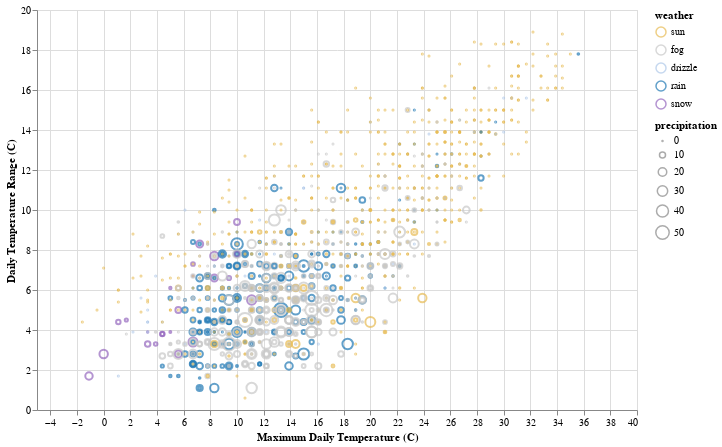

Write notebook code for a chart like this one.
### Code cell
# More complicated plot
weather_type_color_scale = alt.Scale(
    domain=['sun', 'fog', 'drizzle', 'rain', 'snow'],
    range=['#e7ba52', '#c7c7c7', '#aec7e8', '#1f77b4', '#9467bd']
)

alt.Chart(df).mark_point().encode(
    alt.X('temp_max', title='Maximum Daily Temperature (C)'),
    alt.Y('temp_range:Q', title='Daily Temperature Range (C)'),
    alt.Color('weather', scale=weather_type_color_scale),
    alt.Size('precipitation', scale=alt.Scale(range=[1, 200]))
).transform_calculate(
    "temp_range", "datum.temp_max - datum.temp_min"
).properties(
    width=600,
    height=400
)

### Figure 1 — Vega-Lite specification as saved in the notebook (floating-point values rounded to 4 significant figures; data arrays with more than 128 entries replaced by an {"elided": "..."} marker saying what was removed)
{"$schema": "https://vega.github.io/schema/vega-lite/v3.4.0.json", "config": {"background": "white", "mark": {"tooltip": null}, "view": {"height": 300, "width": 400}}, "data": {"name": "data-e0082f48dd2b52cfa8769983f453b4c7"}, "datasets": {"data-e0082f48dd2b52cfa8769983f453b4c7": {"elided": "1461 records"}}, "encoding": {"color": {"field": "weather", "scale": {"domain": ["sun", "fog", "drizzle", "rain", "snow"], "range": ["#e7ba52", "#c7c7c7", "#aec7e8", "#1f77b4", "#9467bd"]}, "type": "nominal"}, "size": {"field": "precipitation", "scale": {"range": [1, 200]}, "type": "quantitative"}, "x": {"field": "temp_max", "title": "Maximum Daily Temperature (C)", "type": "quantitative"}, "y": {"field": "temp_range", "title": "Daily Temperature Range (C)", "type": "quantitative"}}, "height": 400, "mark": "point", "transform": [{"as": "temp_range", "calculate": "datum.temp_max - datum.temp_min"}], "width": 600}
